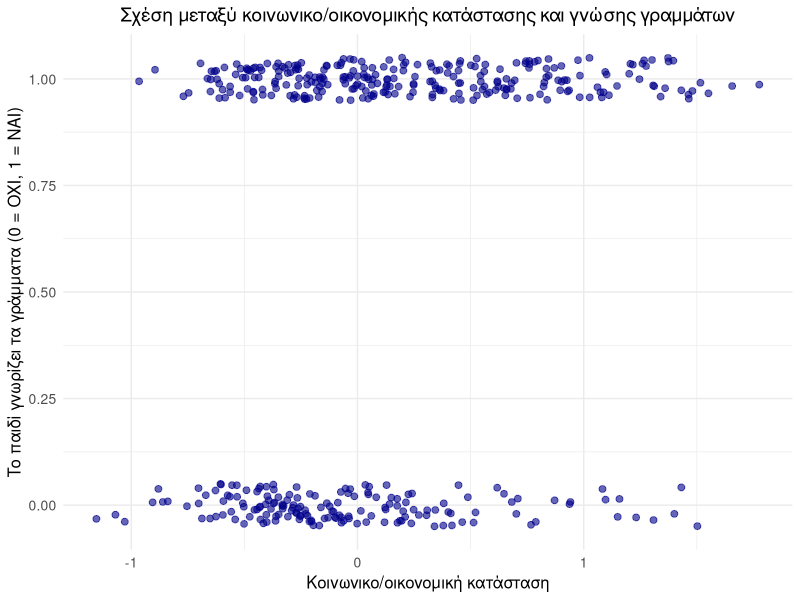
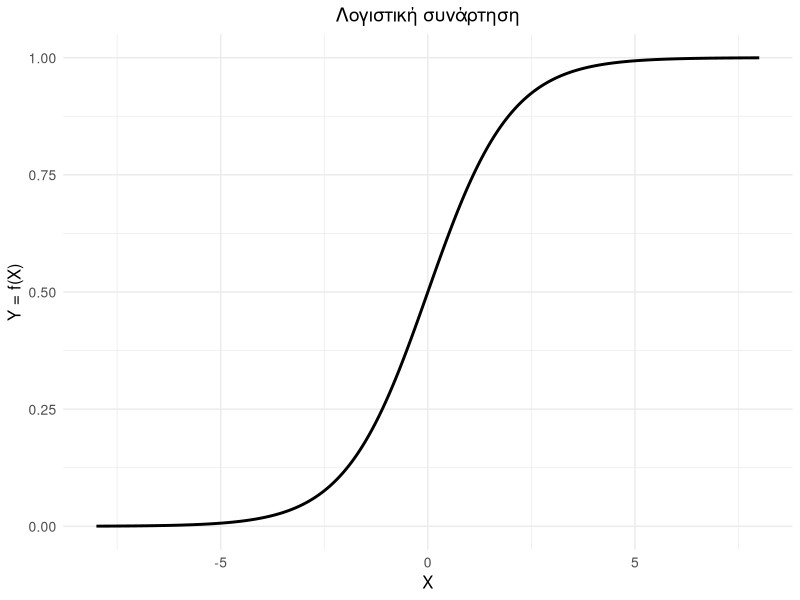
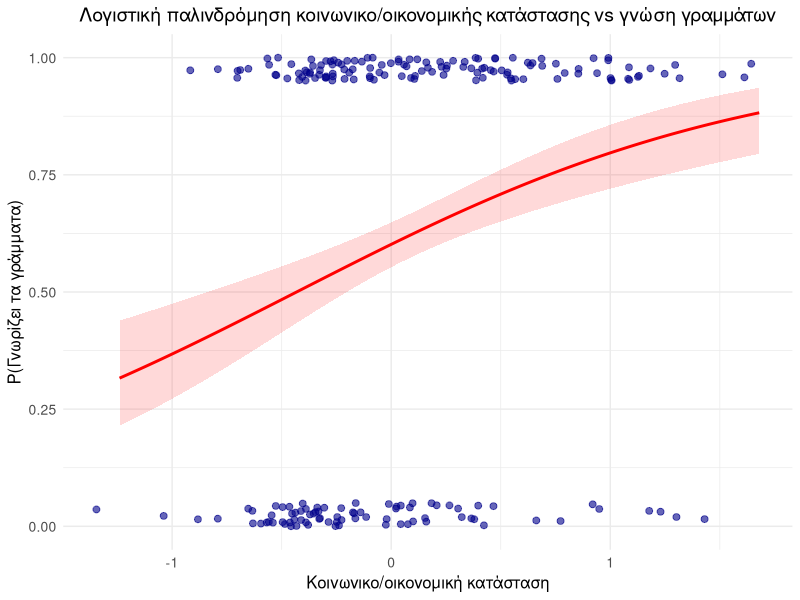

Here is the R script that generated these plots, in order:
## ---- chunk 1
eclsk <- readr::read_csv("../../data/sample_child.csv")

plot <- ggplot2::ggplot(eclsk, ggplot2::aes(x = socioeconomic_status, 
                                           y = child_knows_letter_names)) +
  ggplot2::geom_jitter(width = 0.15,
                      height = 0.05,
                      alpha = 0.6,
                      size = 2,
                      color = "darkblue") +
  ggplot2::labs(x = "Κοινωνικο/οικονομική κατάσταση",
               y = "Το παιδί γνωρίζει τα γράμματα (0 = ΟΧΙ, 1 = ΝΑΙ)",
               title = "Σχέση μεταξύ κοινωνικο/οικονομικής κατάστασης και γνώσης γραμμάτων") +
  ggplot2::theme_minimal() +
  ggplot2::theme(plot.title = ggplot2::element_text(hjust = 0.5, size = 14),
                axis.title = ggplot2::element_text(size = 12),
                axis.text = ggplot2::element_text(size = 10))

plot

## ---- chunk 2

# Generate x grid and logistic values
grid <- base::data.frame(
  x = base::seq(-8, 8, length.out = 500)
) |>
  base::transform(fx = stats::plogis(x))

# Plot f(x) = 1 / (1 + e^{-x})
ggplot2::ggplot(grid, ggplot2::aes(x = x, y = fx)) +
  ggplot2::geom_line(size = 1) +
  ggplot2::scale_y_continuous(limits = c(0, 1), breaks = c(0, 0.25, 0.5, 0.75, 1)) +
  ggplot2::labs(x = "X", y = "Y = f(X)", title = "Λογιστική συνάρτηση") +
  ggplot2::theme_minimal() +
  ggplot2::theme(
    plot.title = ggplot2::element_text(hjust = 0.5, size = 14),
    axis.title  = ggplot2::element_text(size = 12),
    axis.text   = ggplot2::element_text(size = 10)
  )

## ---- chunk 3

# Fit logistic model on eclsk
fit <- stats::glm(child_knows_letter_names ~ socioeconomic_status,
                  data = eclsk, family = stats::binomial())

# Smooth grid over SES
ses_grid <- base::data.frame(
  socioeconomic_status = base::seq(
    base::min(eclsk$socioeconomic_status, na.rm = TRUE),
    base::max(eclsk$socioeconomic_status, na.rm = TRUE),
    length.out = 300
  )
)

# Predictions on logit scale
pred <- stats::predict(fit, newdata = ses_grid, type = "link", se.fit = TRUE)

# Add probabilities and 95% CI
ses_grid <- ses_grid |>
  base::transform(
    prob  = stats::plogis(pred$fit),
    lower = stats::plogis(pred$fit - 1.96 * pred$se.fit),
    upper = stats::plogis(pred$fit + 1.96 * pred$se.fit)
  )

# Plot points + logistic curve + CI ribbon
ggplot2::ggplot(eclsk, ggplot2::aes(x = socioeconomic_status,
                                    y = child_knows_letter_names)) +
  ggplot2::geom_jitter(width = 0.15, height = 0.05, alpha = 0.6,
                       size = 2, color = "darkblue") +
  ggplot2::geom_ribbon(
    data = ses_grid,
    ggplot2::aes(x = socioeconomic_status, ymin = lower, ymax = upper),
    inherit.aes = FALSE, alpha = 0.15, fill = "red"
  ) +
  ggplot2::geom_line(
    data = ses_grid,
    ggplot2::aes(x = socioeconomic_status, y = prob),
    inherit.aes = FALSE, size = 1, color = "red"
  ) +
  ggplot2::scale_y_continuous(
    limits = c(0, 1),
    breaks = c(0, 0.25, 0.5, 0.75, 1),
    name = "P(Γνωρίζει τα γράμματα)"
  ) +
  ggplot2::labs(
    x = "Κοινωνικο/οικονομική κατάσταση",
    title = "Λογιστική παλινδρόμηση κοινωνικο/οικονομικής κατάστασης vs γνώση γραμμάτων"
  ) +
  ggplot2::theme_minimal() +
  ggplot2::theme(
    plot.title = ggplot2::element_text(hjust = 0.5, size = 14),
    axis.title = ggplot2::element_text(size = 12),
    axis.text = ggplot2::element_text(size = 10)
  )


